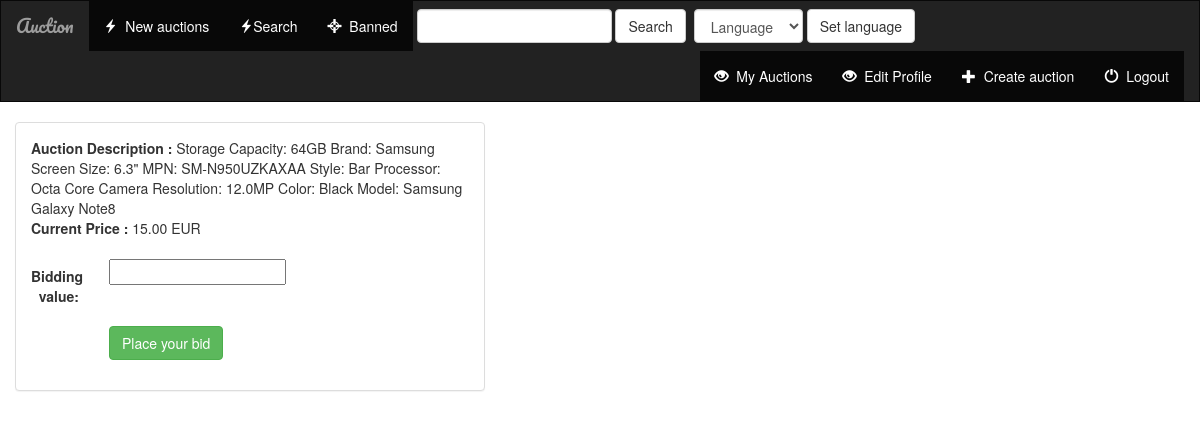
The page /auction/auction/1/bid/ (signed in) on the database its author committed.
### auction/models.py (models this page shows, shortened)
class Auction(models.Model):
    Set_Status = (
        ('Active', 'Active'),
        ('Banned', 'Banned'),
        ('Due', 'Due'),
        ('Adjudicated', 'Adjudicated'),
    )
    seller_name = models.ForeignKey(User, on_delete=models.CASCADE)
    auction_title = models.CharField(max_length=600)
    description = models.CharField(max_length=5000)
    currency = models.CharField(max_length=20)
    token_edit = models.CharField(max_length=600)
    starting_price = models.DecimalField(max_length=30, max_digits=19, decimal_places=2)
    bidding_price = models.DecimalField(max_length=30, max_digits=19, decimal_places=2, null=True)
    winner_id = models.IntegerField(null=True)
    starting_date = models.DateTimeField(blank=True)
    auction_duration_hours = models.IntegerField(default=72, validators=[MinValueValidator(72)])
    ending_date = models.DateTimeField(blank=True)
    auction_status = models.CharField(max_length=20, choices=Set_Status, default='Active')
    auction_revision = models.IntegerField(default=1)

### auction/views.py (the view, shortened to what this page needs)
# urls.py: url(r'^auction/(?P<auction_id>[0-9]+)/bid/$', views.BidFormFormView.as_view(), name='bid'),
class BidFormFormView(LoginRequiredMixin, View):
    login_url = 'user:login'
    redirect_field_name = 'redirect_to'
    class_form = BiddingForm
    def get(self, request, auction_id):
        template_name = 'auction/' + languageFolderSelection(request) + 'bid.html'
        form = self.class_form(None)
        auction = get_object_or_404(Auction, pk=auction_id)
        return render(request, template_name, {'form': form, 'auction': auction})

### auction/forms.py
class BiddingForm(forms.ModelForm):
    class Meta:
        model = Bid
        fields = ['bidding_value']

### auction/views.py (called while the page is built)
def languageFolderSelection(request):
    language = ''
    if 'language' in request.session:
        language = request.session['language']
    if language == 'fi':
        language = 'fi/'
    if language == 'sv':
        language = 'sv/'
    if language == 'en':
        language = ''
    return language

### auction/templates/auction/bid.html (shortened to what this page needs)
{% extends 'auction/base.html' %}
{% block body %}
{% load app_filters %}
<div class="container-fluid">
    <div class="row">
        <div class="col-sm-12 col-md-5">
            <div class="panel panel-default">
                <div class="panel-body">
                    <strong>Auction Description : </strong> {{ auction.description }}<br/>
                     {% if auction.bidding_price %}
                     <strong>Current Price : </strong> {{ auction.bidding_price }} EUR<br/><br/>
                     {% else %}
                     <strong>Current Price : </strong> {{ auction.starting_price }} EUR<br/><br/>
                     {% endif %}
                    <form class="form-horizontal" role="form" action="" method="post" enctype="multipart/form-data">
                        {% include 'auction/template-form.html' %}
                        <div class="form-group">
                            <div class="col-sm-offset-2 col-sm-10">
                                <button type="submit" class="btn btn-success">Place your bid</button>
                            </div>
                        </div>
                    </form>
                </div>
            </div>
        </div>
    </div>
</div>
{% endblock %}

### auction/static/auction/style.css (style rules this page uses)
body { background: white; }

### rows shown on the page
Auction: description "Storage Capacity: 64GB Brand: Samsung Screen Size: 6.3\" MPN: SM-N950UZKAXAA Style: Bar Processor: Octa Core Camera Resolution: 12.0MP Color: Black Model: Samsung Galaxy Note8", bidding_price "15.00"

### other values the page prints
{{ field.label_tag }} "Bidding value:"
